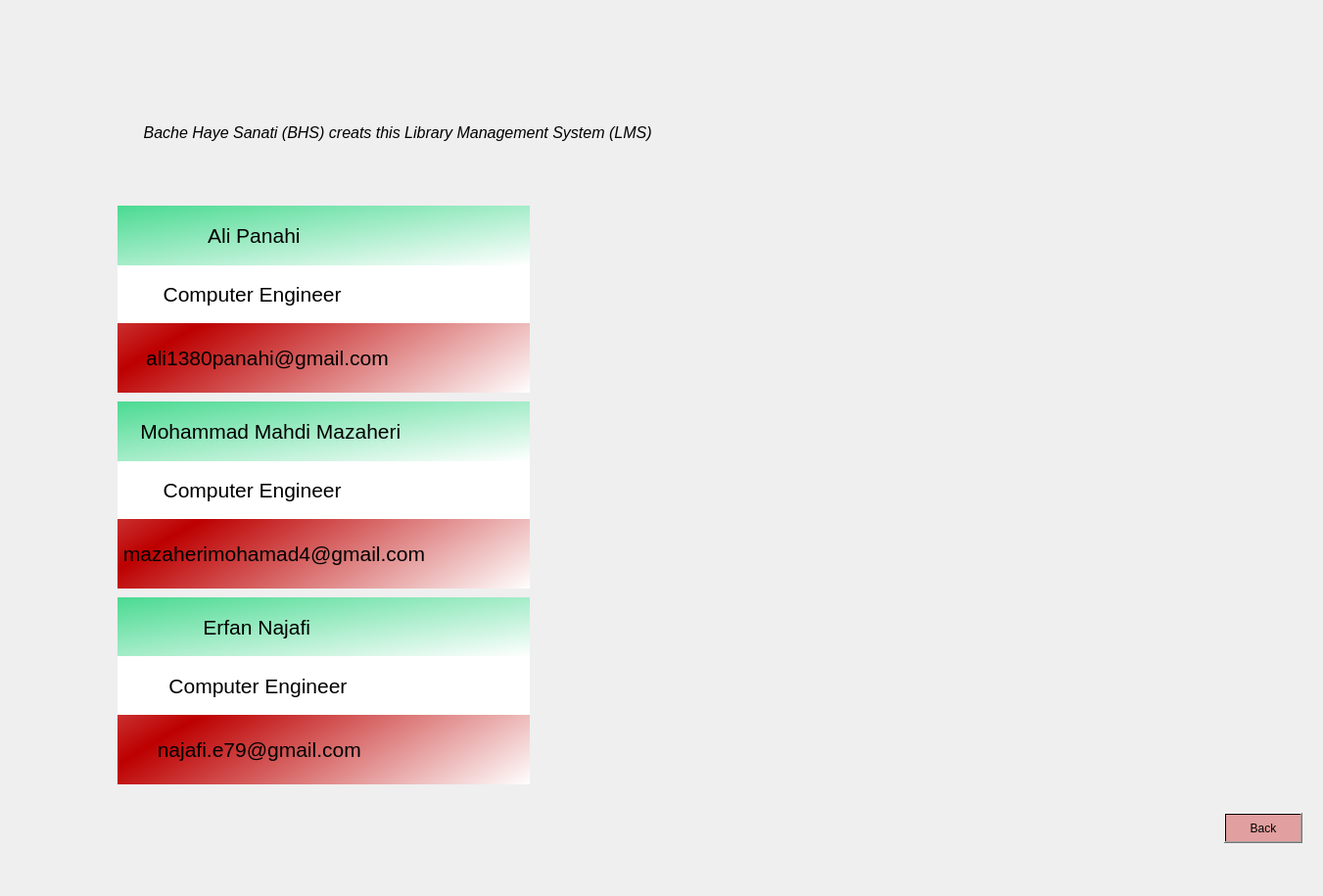
<?xml version="1.0" encoding="UTF-8"?>
<ui version="4.0">
 <class>About_us</class>
 <widget class="QDialog" name="About_us">
  <property name="geometry">
   <rect>
    <x>0</x>
    <y>0</y>
    <width>1351</width>
    <height>915</height>
   </rect>
  </property>
  <property name="windowTitle">
   <string>Dialog</string>
  </property>
  <widget class="QLabel" name="label_3">
   <property name="geometry">
    <rect>
     <x>550</x>
     <y>220</y>
     <width>241</width>
     <height>191</height>
    </rect>
   </property>
   <property name="text">
    <string/>
   </property>
  </widget>
  <widget class="QLabel" name="label_10">
   <property name="geometry">
    <rect>
     <x>120</x>
     <y>270</y>
     <width>421</width>
     <height>61</height>
    </rect>
   </property>
   <property name="font">
    <font>
     <pointsize>16</pointsize>
    </font>
   </property>
   <property name="styleSheet">
    <string notr="true">background-color: qlineargradient(spread:pad, x1:0, y1:0, x2:1, y2:1, stop:0 rgba(255, 255, 255, 255), stop:1 rgba(255, 255, 255, 255));</string>
   </property>
   <property name="text">
    <string>        Computer Engineer</string>
   </property>
  </widget>
  <widget class="QLabel" name="label_4">
   <property name="geometry">
    <rect>
     <x>550</x>
     <y>410</y>
     <width>241</width>
     <height>191</height>
    </rect>
   </property>
   <property name="text">
    <string/>
   </property>
  </widget>
  <widget class="QLabel" name="label_9">
   <property name="geometry">
    <rect>
     <x>120</x>
     <y>610</y>
     <width>421</width>
     <height>61</height>
    </rect>
   </property>
   <property name="font">
    <font>
     <pointsize>16</pointsize>
    </font>
   </property>
   <property name="styleSheet">
    <string notr="true">background-color: qlineargradient(spread:pad, x1:0, y1:0, x2:1, y2:1, stop:0 rgba(75, 218, 146, 255), stop:1 rgba(255, 255, 255, 255));</string>
   </property>
   <property name="text">
    <string>               Erfan Najafi</string>
   </property>
  </widget>
  <widget class="QLabel" name="label_11">
   <property name="geometry">
    <rect>
     <x>120</x>
     <y>470</y>
     <width>421</width>
     <height>61</height>
    </rect>
   </property>
   <property name="font">
    <font>
     <pointsize>16</pointsize>
    </font>
   </property>
   <property name="styleSheet">
    <string notr="true">background-color: qlineargradient(spread:pad, x1:0, y1:0, x2:1, y2:1, stop:0 rgba(255, 255, 255, 255), stop:1 rgba(255, 255, 255, 255));</string>
   </property>
   <property name="text">
    <string>        Computer Engineer</string>
   </property>
  </widget>
  <widget class="QLabel" name="label_12">
   <property name="geometry">
    <rect>
     <x>120</x>
     <y>670</y>
     <width>421</width>
     <height>61</height>
    </rect>
   </property>
   <property name="font">
    <font>
     <pointsize>16</pointsize>
    </font>
   </property>
   <property name="styleSheet">
    <string notr="true">background-color: qlineargradient(spread:pad, x1:0, y1:0, x2:1, y2:1, stop:0 rgba(255, 255, 255, 255), stop:1 rgba(255, 255, 255, 255));</string>
   </property>
   <property name="text">
    <string>         Computer Engineer</string>
   </property>
  </widget>
  <widget class="QLabel" name="label_2">
   <property name="geometry">
    <rect>
     <x>120</x>
     <y>90</y>
     <width>811</width>
     <height>91</height>
    </rect>
   </property>
   <property name="font">
    <font>
     <family>MS Sans Serif</family>
     <pointsize>12</pointsize>
     <italic>true</italic>
    </font>
   </property>
   <property name="text">
    <string>      Bache Haye Sanati (BHS) creats this Library Management System (LMS)</string>
   </property>
  </widget>
  <widget class="QLabel" name="label_13">
   <property name="geometry">
    <rect>
     <x>120</x>
     <y>530</y>
     <width>421</width>
     <height>71</height>
    </rect>
   </property>
   <property name="font">
    <font>
     <pointsize>16</pointsize>
    </font>
   </property>
   <property name="styleSheet">
    <string notr="true">background-color: qlineargradient(spread:reflect, x1:0, y1:0.716, x2:1, y2:1, stop:0 rgba(189, 0, 0, 255), stop:1 rgba(255, 255, 255, 255));</string>
   </property>
   <property name="text">
    <string> mazaherimohamad4@gmail.com</string>
   </property>
  </widget>
  <widget class="QPushButton" name="back">
   <property name="geometry">
    <rect>
     <x>1250</x>
     <y>830</y>
     <width>80</width>
     <height>31</height>
    </rect>
   </property>
   <property name="styleSheet">
    <string notr="true">background-color: qlineargradient(spread:pad, x1:0, y1:0, x2:1, y2:1, stop:1 rgba(216, 95, 95, 142));</string>
   </property>
   <property name="text">
    <string>Back</string>
   </property>
  </widget>
  <widget class="QLabel" name="label_6">
   <property name="geometry">
    <rect>
     <x>120</x>
     <y>330</y>
     <width>421</width>
     <height>71</height>
    </rect>
   </property>
   <property name="font">
    <font>
     <pointsize>16</pointsize>
    </font>
   </property>
   <property name="styleSheet">
    <string notr="true">background-color: qlineargradient(spread:reflect, x1:0, y1:0.716, x2:1, y2:1, stop:0 rgba(189, 0, 0, 255), stop:1 rgba(255, 255, 255, 255));</string>
   </property>
   <property name="text">
    <string>     ali1380panahi@gmail.com</string>
   </property>
  </widget>
  <widget class="QLabel" name="label_8">
   <property name="geometry">
    <rect>
     <x>120</x>
     <y>410</y>
     <width>421</width>
     <height>61</height>
    </rect>
   </property>
   <property name="font">
    <font>
     <pointsize>16</pointsize>
    </font>
   </property>
   <property name="styleSheet">
    <string notr="true">background-color: qlineargradient(spread:pad, x1:0, y1:0, x2:1, y2:1, stop:0 rgba(75, 218, 146, 255), stop:1 rgba(255, 255, 255, 255));</string>
   </property>
   <property name="text">
    <string>    Mohammad Mahdi Mazaheri</string>
   </property>
  </widget>
  <widget class="QLabel" name="label_7">
   <property name="geometry">
    <rect>
     <x>120</x>
     <y>730</y>
     <width>421</width>
     <height>71</height>
    </rect>
   </property>
   <property name="font">
    <font>
     <pointsize>16</pointsize>
    </font>
   </property>
   <property name="styleSheet">
    <string notr="true">background-color: qlineargradient(spread:reflect, x1:0, y1:0.716, x2:1, y2:1, stop:0 rgba(189, 0, 0, 255), stop:1 rgba(255, 255, 255, 255));</string>
   </property>
   <property name="text">
    <string>       najafi.e79@gmail.com</string>
   </property>
  </widget>
  <widget class="QLabel" name="label">
   <property name="geometry">
    <rect>
     <x>550</x>
     <y>610</y>
     <width>241</width>
     <height>191</height>
    </rect>
   </property>
   <property name="text">
    <string/>
   </property>
  </widget>
  <widget class="QLabel" name="label_5">
   <property name="geometry">
    <rect>
     <x>120</x>
     <y>210</y>
     <width>421</width>
     <height>61</height>
    </rect>
   </property>
   <property name="font">
    <font>
     <pointsize>16</pointsize>
    </font>
   </property>
   <property name="styleSheet">
    <string notr="true">background-color: qlineargradient(spread:pad, x1:0, y1:0, x2:1, y2:1, stop:0 rgba(75, 218, 146, 255), stop:1 rgba(255, 255, 255, 255));</string>
   </property>
   <property name="text">
    <string>                Ali Panahi</string>
   </property>
  </widget>
 </widget>
 <resources/>
 <connections/>
</ui>
